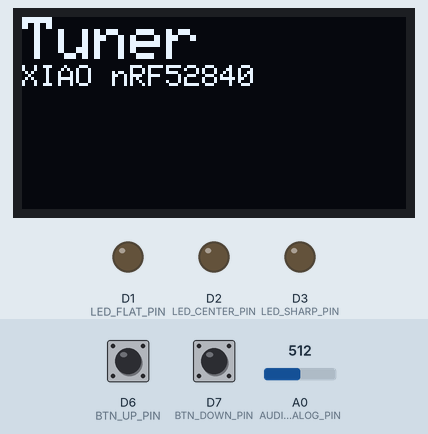
A sketch run on a simulated Seeed XIAO (SAMD21). Shown: 128×64 one-colour display, output pins drawn as LEDs (lit = HIGH). The inputs (shaded band) are chosen by the test bench; at power-on: D6 (BTN_UP_PIN) HIGH, D7 (BTN_DOWN_PIN) HIGH, A0 (AUDIO_ANALOG_PIN) = 512.

Above: at 0.6 s.
At 2.7 s:
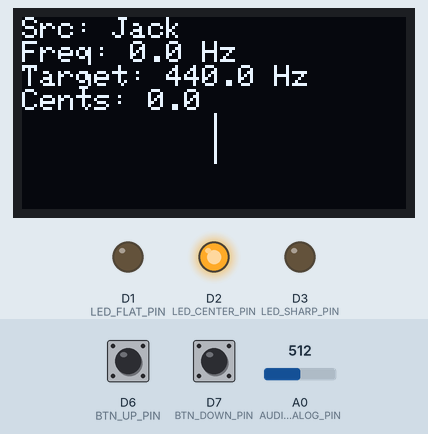
2.8 s: D6 (BTN_UP_PIN) pulled LOW for 1 s
At 3.04 s:
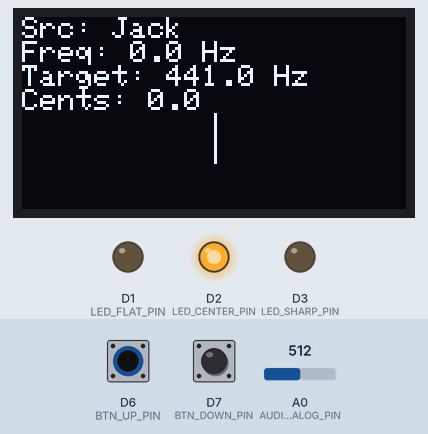
5.4 s: D7 (BTN_DOWN_PIN) pulled LOW for 3.2 s
At 9.3 s:
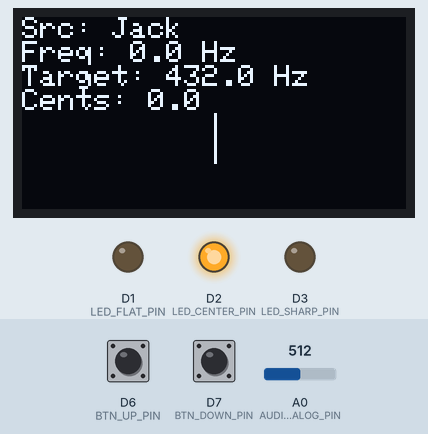
10.1 s: D7 (BTN_DOWN_PIN) pulled LOW for 0.15 s
At 11.3 s:
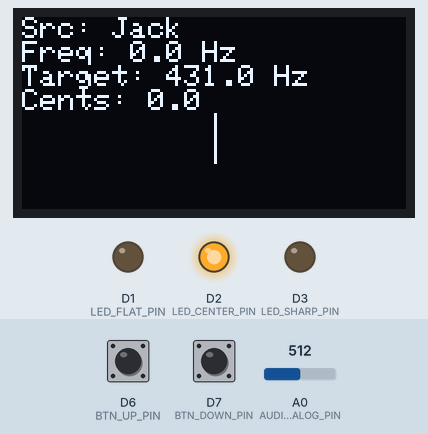
Timing chart, 0 to 13.1 s (numbered marks = the images above; inputs shaded):
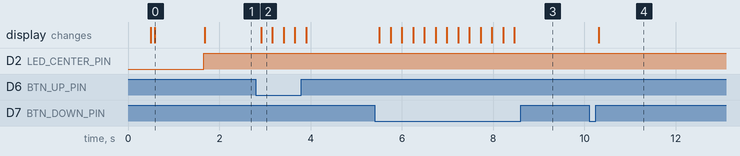

Measured:
- after the input at 2.8 s, the display: changes after 0.12 s (image 2)
- after the input at 5.4 s, the display: first changes after 0.11 s (image 3 shows a later state)
- after the input at 10.1 s, the display: changes after 0.21 s (image 4)
- what the display in image 0 shows lasts 1.1 s, from 0.6 s to 1.7 s

The sketch:

tuner.ino
```cpp
// Full firmware for XIAO nRF52840 tuner with button control
#include <Arduino.h>
#include <Wire.h>
#include <Adafruit_GFX.h>
#include <Adafruit_SSD1306.h>
#include <math.h>

// ========== OLED ==========
#define SCREEN_WIDTH 128
#define SCREEN_HEIGHT 64
Adafruit_SSD1306 display(SCREEN_WIDTH, SCREEN_HEIGHT, &Wire);

// ========== PINS ==========
const int AUDIO_ANALOG_PIN = A0;  // Jack input via 09B16
const int MIC_I2S_WS_PIN  = D10;
const int MIC_I2S_SD_PIN  = D9;
const int MIC_I2S_SCK_PIN = D8;

const int LED_FLAT_PIN   = D1;
const int LED_CENTER_PIN = D2;
const int LED_SHARP_PIN  = D3;

// ---- BUTTONS ----
const int BTN_UP_PIN   = D6;  // increase Hz
const int BTN_DOWN_PIN = D7;  // decrease Hz

// ========== CONFIG ==========
float targetFrequency = 440.0f;  // now variable, not constant
const float CENTER_TOLERANCE_CENTS = 5.0f;
const float ANALOG_SAMPLE_RATE = 8000.0f;
const float I2S_SAMPLE_RATE    = 16000.0f;
const int   BUFFER_SIZE        = 512;
const int JACK_ACTIVITY_THRESHOLD = 20;

enum class AudioSource { JackAnalog, I2SMic };

// ========== BUTTON HANDLING ==========
bool readButton(int pin) {
  return digitalRead(pin) == LOW;  // assuming buttons pull to GND
}

void handleButtons() {
  static unsigned long lastPress = 0;
  unsigned long now = millis();

  if (now - lastPress < 150) return;  // debounce

  if (readButton(BTN_UP_PIN)) {
    targetFrequency += 1.0f;
    lastPress = now;
  }

  if (readButton(BTN_DOWN_PIN)) {
    targetFrequency -= 1.0f;
    if (targetFrequency < 1) targetFrequency = 1;  // prevent negative/zero
    lastPress = now;
  }
}

// ========== SETUP ==========
void setup() {
  Serial.begin(115200);
  delay(500);
  display.begin(SSD1306_SWITCHCAPVCC, 0x3C);
  display.clearDisplay();
  display.display();

  pinMode(LED_FLAT_PIN,   OUTPUT);
  pinMode(LED_CENTER_PIN, OUTPUT);
  pinMode(LED_SHARP_PIN,  OUTPUT);
  pinMode(AUDIO_ANALOG_PIN, INPUT);

  // Buttons
  pinMode(BTN_UP_PIN,   INPUT_PULLUP);
  pinMode(BTN_DOWN_PIN, INPUT_PULLUP);

  display.setTextSize(2);
  display.setTextColor(SSD1306_WHITE);
  display.setCursor(0, 0);
  display.println("Tuner");
  display.setTextSize(1);
  display.println("XIAO nRF52840");
  display.display();
  delay(1000);
}

// ========== MAIN LOOP ==========
void loop() {
  handleButtons();  // <-- NEW

  static int16_t buffer[BUFFER_SIZE];
  AudioSource source = selectAudioSource();

  bool ok = false;
  if (source == AudioSource::JackAnalog) {
    ok = captureAnalogBuffer(buffer, BUFFER_SIZE);
  } else {
    ok = captureI2SBuffer(buffer, BUFFER_SIZE);
  }

  if (!ok) {
    showError("Audio capture fail");
    delay(100);
    return;
  }

  float sampleRate = (source == AudioSource::JackAnalog) ? ANALOG_SAMPLE_RATE : I2S_SAMPLE_RATE;
  float freq = estimateFrequency(buffer, BUFFER_SIZE, sampleRate);
  float cents = computeCentsDifference(freq, targetFrequency);

  updateTuningLeds(cents);
  updateTunerDisplay(freq, cents, source);
  delay(20);
}

// ========== AUDIO ==========
AudioSource selectAudioSource() {
  long sumAbs = 0;
  for (int i = 0; i < 64; ++i) {
    int raw = analogRead(AUDIO_ANALOG_PIN);
    sumAbs += abs(raw - 2048);
    delayMicroseconds(100);
  }
  return (sumAbs / 64 > JACK_ACTIVITY_THRESHOLD) ? AudioSource::JackAnalog : AudioSource::I2SMic;
}

bool captureAnalogBuffer(int16_t* buffer, int length) {
  unsigned long period = 1000000.0f / ANALOG_SAMPLE_RATE;
  unsigned long next = micros();
  for (int i = 0; i < length; ++i) {
    while ((long)(micros() - next) < 0);
    buffer[i] = analogRead(AUDIO_ANALOG_PIN) - 2048;
    next += period;
  }
  return true;
}

bool captureI2SBuffer(int16_t* buffer, int length) {
  // TODO: Replace with actual I2S mic capture code once Seeed exposes API
  return false;
}

// ========== TUNER ==========
float estimateFrequency(const int16_t* buffer, int length, float sampleRate) {
  int zeroCrossings = 0;
  for (int i = 1; i < length; ++i) {
    if ((buffer[i - 1] < 0 && buffer[i] >= 0) || (buffer[i - 1] > 0 && buffer[i] <= 0)) {
      zeroCrossings++;
    }
  }
  float cycles = zeroCrossings / 2.0f;
  float duration = length / sampleRate;
  return (duration > 0.0f && cycles > 0.0f) ? cycles / duration : 0.0f;
}

float computeCentsDifference(float measuredFreq, float targetFreq) {
  return (measuredFreq > 0.0f && targetFreq > 0.0f)
    ? 1200.0f * log(measuredFreq / targetFreq) / log(2.0f)
    : 0.0f;
}

// ========== LED ==========
void updateTuningLeds(float cents) {
  digitalWrite(LED_FLAT_PIN,   cents < -CENTER_TOLERANCE_CENTS);
  digitalWrite(LED_CENTER_PIN, abs(cents) <= CENTER_TOLERANCE_CENTS);
  digitalWrite(LED_SHARP_PIN,  cents > CENTER_TOLERANCE_CENTS);
}

// ========== DISPLAY ==========
void showError(const char* msg) {
  display.clearDisplay();
  display.setTextSize(1);
  display.setCursor(0, 0);
  display.println("Error:");
  display.println(msg);
  display.display();
}

void updateTunerDisplay(float freq, float cents, AudioSource src) {
  display.clearDisplay();
  display.setTextSize(1);
  display.setCursor(0, 0);

  display.print("Src: ");
  display.println((src == AudioSource::JackAnalog) ? "Jack" : "Mic");

  display.print("Freq: ");
  display.print(freq, 1);
  display.println(" Hz");

  display.print("Target: ");
  display.print(targetFrequency, 1);
  display.println(" Hz");

  display.print("Cents: ");
  display.print(cents, 1);

  int centerX = SCREEN_WIDTH / 2;
  int centerY = 40;
  int barLength = 40;
  float maxCents = 50.0f;
  float norm = constrain(cents / maxCents, -1.0f, 1.0f);
  int barX = centerX + (int)(norm * (barLength / 2));

  display.drawLine(centerX, centerY - 5, centerX, centerY + 5, SSD1306_WHITE);
  display.drawLine(barX, centerY - 8, barX, centerY + 8, SSD1306_WHITE);
  display.display();
}
```
